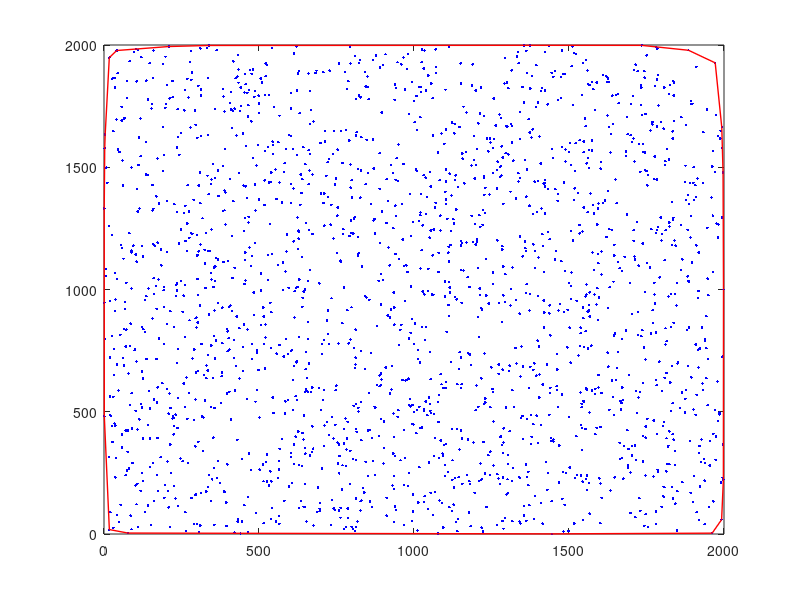

The MATLAB script that drew this image:
clc;clear;close all;format long g
ss=2000; % the number of points
point=sortrows([1:ss;rand(1,ss)*ss;rand(1,ss)*ss]',2);

list_CH=point(1,:);
v=ss+1;
i=0;
while list_CH(1,1)~=v
    i=i+1;
    %%% Calculate length unit
    X=zeros(1,ss); Y=zeros(1,ss);
    q1=list_CH(i,2);
    q2=list_CH(i,3);
    for j=1:ss
        q3=point(j,2);
        q4=point(j,3);
        q5=q1-q3;
        q6=q2-q4;
        l=(q5^2+q6^2)^0.5;
        X(j)=q1-    q5/l;%X by 1 meter
        Y(j)=q2-    q6/l;%Y by 1 meter
    end
    e1=find(point(:,1)==list_CH(i,1));   X(e1)=[];   Y(e1)=[];

    if i==1
        mini=find(Y==min(Y))+1;
        list_CH=[list_CH  ;  point(mini,:)];
    else
        %%% maping points
        r=(( list_CH(i-1,2)-list_CH(i,2) )^2    +     ( list_CH(i-1,3)-list_CH(i,3) )^2)^0.5;
        x2=list_CH(i,2) + ( list_CH(i,2)-list_CH(i-1,2) )/r;
        y2=list_CH(i,3) + ( list_CH(i,3)-list_CH(i-1,3) )/r;

        a=(X'-list_CH(i-1,2)).^2  +  (Y'-list_CH(i-1,3)).^2;
        b=(X'-x2).^2  +  (Y'-y2).^2;
        c=(a-b+(r+1)^2)/2/(r+1);
        maxi=find(c==max(c));

        if maxi>=e1
            maxi=maxi+1;
        end
        list_CH=[list_CH  ;  point(maxi,:)];
    end
    v=list_CH(end,1);
end

plot(point(:,2),point(:,3),'.b')
hold on
plot(list_CH(:,2),list_CH(:,3),'r','LineWidth',1)

